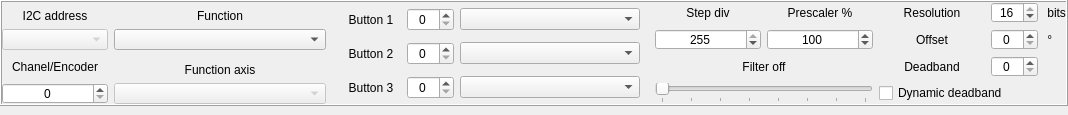
<?xml version="1.0" encoding="UTF-8"?>
<ui version="4.0">
 <class>AxesExtended</class>
 <widget class="QWidget" name="AxesExtended">
  <property name="geometry">
   <rect>
    <x>0</x>
    <y>0</y>
    <width>1068</width>
    <height>115</height>
   </rect>
  </property>
  <property name="minimumSize">
   <size>
    <width>0</width>
    <height>115</height>
   </size>
  </property>
  <property name="maximumSize">
   <size>
    <width>16777215</width>
    <height>115</height>
   </size>
  </property>
  <property name="windowTitle">
   <string>Form</string>
  </property>
  <layout class="QVBoxLayout" name="verticalLayout" stretch="0">
   <property name="spacing">
    <number>6</number>
   </property>
   <property name="leftMargin">
    <number>0</number>
   </property>
   <property name="topMargin">
    <number>0</number>
   </property>
   <property name="rightMargin">
    <number>0</number>
   </property>
   <property name="bottomMargin">
    <number>9</number>
   </property>
   <item>
    <widget class="QFrame" name="frame">
     <property name="frameShape">
      <enum>QFrame::Box</enum>
     </property>
     <property name="frameShadow">
      <enum>QFrame::Raised</enum>
     </property>
     <layout class="QGridLayout" name="layoutG_AxisExtend" columnstretch="1,2,3,1,1,1,0,0" columnminimumwidth="95,0,0,0,0,0,0,0">
      <property name="leftMargin">
       <number>0</number>
      </property>
      <property name="topMargin">
       <number>0</number>
      </property>
      <property name="rightMargin">
       <number>0</number>
      </property>
      <property name="bottomMargin">
       <number>0</number>
      </property>
      <item row="2" column="0">
       <widget class="QLabel" name="text_chanelEncoder">
        <property name="text">
         <string>Chanel/Encoder</string>
        </property>
        <property name="alignment">
         <set>Qt::AlignCenter</set>
        </property>
       </widget>
      </item>
      <item row="1" column="1">
       <widget class="CenteredCBox" name="comboBox_Function"/>
      </item>
      <item row="2" column="1">
       <widget class="QLabel" name="text_axisSource2">
        <property name="sizePolicy">
         <sizepolicy hsizetype="Preferred" vsizetype="Preferred">
          <horstretch>0</horstretch>
          <verstretch>0</verstretch>
         </sizepolicy>
        </property>
        <property name="text">
         <string>Function axis</string>
        </property>
        <property name="alignment">
         <set>Qt::AlignBottom|Qt::AlignHCenter</set>
        </property>
       </widget>
      </item>
      <item row="3" column="1">
       <widget class="CenteredCBox" name="comboBox_AxisSource2">
        <property name="enabled">
         <bool>false</bool>
        </property>
       </widget>
      </item>
      <item row="0" column="4">
       <widget class="QLabel" name="text_prescaler">
        <property name="text">
         <string>Prescaler %</string>
        </property>
        <property name="alignment">
         <set>Qt::AlignCenter</set>
        </property>
       </widget>
      </item>
      <item row="0" column="5">
       <widget class="QLabel" name="text_resolution">
        <property name="text">
         <string>Resolution</string>
        </property>
        <property name="alignment">
         <set>Qt::AlignCenter</set>
        </property>
       </widget>
      </item>
      <item row="1" column="0">
       <widget class="CenteredCBox" name="comboBox_I2cAddress">
        <property name="enabled">
         <bool>false</bool>
        </property>
        <property name="styleSheet">
         <string notr="true"/>
        </property>
        <property name="currentText">
         <string/>
        </property>
       </widget>
      </item>
      <item row="3" column="0">
       <widget class="QSpinBox" name="spinBox_ChanelEncoder">
        <property name="sizePolicy">
         <sizepolicy hsizetype="Minimum" vsizetype="Fixed">
          <horstretch>0</horstretch>
          <verstretch>0</verstretch>
         </sizepolicy>
        </property>
        <property name="alignment">
         <set>Qt::AlignCenter</set>
        </property>
        <property name="correctionMode">
         <enum>QAbstractSpinBox::CorrectToNearestValue</enum>
        </property>
        <property name="maximum">
         <number>15</number>
        </property>
       </widget>
      </item>
      <item row="0" column="2" rowspan="4">
       <widget class="QFrame" name="frame_10">
        <property name="frameShape">
         <enum>QFrame::NoFrame</enum>
        </property>
        <property name="frameShadow">
         <enum>QFrame::Raised</enum>
        </property>
        <layout class="QGridLayout" name="gridLayout" columnstretch="1,0,3">
         <property name="leftMargin">
          <number>9</number>
         </property>
         <property name="topMargin">
          <number>1</number>
         </property>
         <property name="rightMargin">
          <number>9</number>
         </property>
         <property name="bottomMargin">
          <number>0</number>
         </property>
         <item row="1" column="1">
          <widget class="QSpinBox" name="spinBox_Button2">
           <property name="sizePolicy">
            <sizepolicy hsizetype="Fixed" vsizetype="Fixed">
             <horstretch>0</horstretch>
             <verstretch>0</verstretch>
            </sizepolicy>
           </property>
           <property name="alignment">
            <set>Qt::AlignCenter</set>
           </property>
           <property name="correctionMode">
            <enum>QAbstractSpinBox::CorrectToNearestValue</enum>
           </property>
           <property name="maximum">
            <number>128</number>
           </property>
          </widget>
         </item>
         <item row="2" column="0">
          <widget class="QLabel" name="text_button3">
           <property name="text">
            <string>Button 3</string>
           </property>
           <property name="alignment">
            <set>Qt::AlignCenter</set>
           </property>
          </widget>
         </item>
         <item row="1" column="2">
          <widget class="CenteredCBox" name="comboBox_Button2"/>
         </item>
         <item row="0" column="1">
          <widget class="QSpinBox" name="spinBox_Button1">
           <property name="sizePolicy">
            <sizepolicy hsizetype="Fixed" vsizetype="Fixed">
             <horstretch>0</horstretch>
             <verstretch>0</verstretch>
            </sizepolicy>
           </property>
           <property name="alignment">
            <set>Qt::AlignCenter</set>
           </property>
           <property name="correctionMode">
            <enum>QAbstractSpinBox::CorrectToNearestValue</enum>
           </property>
           <property name="maximum">
            <number>128</number>
           </property>
          </widget>
         </item>
         <item row="1" column="0">
          <widget class="QLabel" name="text_button2">
           <property name="text">
            <string>Button 2</string>
           </property>
           <property name="alignment">
            <set>Qt::AlignCenter</set>
           </property>
          </widget>
         </item>
         <item row="2" column="2">
          <widget class="CenteredCBox" name="comboBox_Button3"/>
         </item>
         <item row="0" column="0">
          <widget class="QLabel" name="text_button1">
           <property name="text">
            <string>Button 1</string>
           </property>
           <property name="alignment">
            <set>Qt::AlignCenter</set>
           </property>
          </widget>
         </item>
         <item row="2" column="1">
          <widget class="QSpinBox" name="spinBox_Button3">
           <property name="sizePolicy">
            <sizepolicy hsizetype="Fixed" vsizetype="Fixed">
             <horstretch>0</horstretch>
             <verstretch>0</verstretch>
            </sizepolicy>
           </property>
           <property name="alignment">
            <set>Qt::AlignCenter</set>
           </property>
           <property name="correctionMode">
            <enum>QAbstractSpinBox::CorrectToNearestValue</enum>
           </property>
           <property name="maximum">
            <number>128</number>
           </property>
          </widget>
         </item>
         <item row="0" column="2">
          <widget class="CenteredCBox" name="comboBox_Button1">
           <property name="currentIndex">
            <number>-1</number>
           </property>
          </widget>
         </item>
        </layout>
       </widget>
      </item>
      <item row="1" column="4">
       <widget class="QSpinBox" name="spinBox_Prescaler">
        <property name="sizePolicy">
         <sizepolicy hsizetype="Minimum" vsizetype="Fixed">
          <horstretch>0</horstretch>
          <verstretch>0</verstretch>
         </sizepolicy>
        </property>
        <property name="alignment">
         <set>Qt::AlignCenter</set>
        </property>
        <property name="correctionMode">
         <enum>QAbstractSpinBox::CorrectToNearestValue</enum>
        </property>
        <property name="maximum">
         <number>255</number>
        </property>
        <property name="value">
         <number>100</number>
        </property>
       </widget>
      </item>
      <item row="2" column="3" colspan="2">
       <widget class="QLabel" name="label_Filter">
        <property name="minimumSize">
         <size>
          <width>35</width>
          <height>0</height>
         </size>
        </property>
        <property name="text">
         <string>Filter off</string>
        </property>
        <property name="alignment">
         <set>Qt::AlignCenter</set>
        </property>
       </widget>
      </item>
      <item row="0" column="1">
       <widget class="QLabel" name="text_function">
        <property name="sizePolicy">
         <sizepolicy hsizetype="Preferred" vsizetype="Preferred">
          <horstretch>0</horstretch>
          <verstretch>0</verstretch>
         </sizepolicy>
        </property>
        <property name="text">
         <string>Function</string>
        </property>
        <property name="alignment">
         <set>Qt::AlignBottom|Qt::AlignHCenter</set>
        </property>
       </widget>
      </item>
      <item row="0" column="3">
       <widget class="QLabel" name="text_stepDiv">
        <property name="text">
         <string>Step div</string>
        </property>
        <property name="alignment">
         <set>Qt::AlignCenter</set>
        </property>
       </widget>
      </item>
      <item row="1" column="3">
       <widget class="QSpinBox" name="spinBox_StepDiv">
        <property name="sizePolicy">
         <sizepolicy hsizetype="Minimum" vsizetype="Fixed">
          <horstretch>0</horstretch>
          <verstretch>0</verstretch>
         </sizepolicy>
        </property>
        <property name="alignment">
         <set>Qt::AlignCenter</set>
        </property>
        <property name="correctionMode">
         <enum>QAbstractSpinBox::CorrectToNearestValue</enum>
        </property>
        <property name="maximum">
         <number>255</number>
        </property>
        <property name="value">
         <number>255</number>
        </property>
       </widget>
      </item>
      <item row="0" column="0">
       <widget class="QLabel" name="text_i2cAddress">
        <property name="sizePolicy">
         <sizepolicy hsizetype="Preferred" vsizetype="Preferred">
          <horstretch>0</horstretch>
          <verstretch>0</verstretch>
         </sizepolicy>
        </property>
        <property name="text">
         <string>I2C address</string>
        </property>
        <property name="alignment">
         <set>Qt::AlignBottom|Qt::AlignHCenter</set>
        </property>
       </widget>
      </item>
      <item row="0" column="6">
       <widget class="QSpinBox" name="spinBox_Resolution">
        <property name="alignment">
         <set>Qt::AlignCenter</set>
        </property>
        <property name="correctionMode">
         <enum>QAbstractSpinBox::CorrectToNearestValue</enum>
        </property>
        <property name="minimum">
         <number>1</number>
        </property>
        <property name="maximum">
         <number>16</number>
        </property>
        <property name="value">
         <number>16</number>
        </property>
       </widget>
      </item>
      <item row="0" column="7">
       <widget class="QLabel" name="text_bits">
        <property name="text">
         <string> bits</string>
        </property>
       </widget>
      </item>
      <item row="1" column="5">
       <widget class="QLabel" name="text_offset">
        <property name="text">
         <string>Offset</string>
        </property>
        <property name="alignment">
         <set>Qt::AlignCenter</set>
        </property>
       </widget>
      </item>
      <item row="1" column="6">
       <widget class="QSpinBox" name="spinBox_Offset">
        <property name="alignment">
         <set>Qt::AlignCenter</set>
        </property>
        <property name="correctionMode">
         <enum>QAbstractSpinBox::CorrectToNearestValue</enum>
        </property>
        <property name="maximum">
         <number>360</number>
        </property>
        <property name="singleStep">
         <number>15</number>
        </property>
       </widget>
      </item>
      <item row="1" column="7">
       <widget class="QLabel" name="text_angle">
        <property name="text">
         <string notr="true"> °</string>
        </property>
       </widget>
      </item>
      <item row="3" column="3" colspan="2">
       <widget class="QSlider" name="sliderH_Filter">
        <property name="maximum">
         <number>7</number>
        </property>
        <property name="pageStep">
         <number>1</number>
        </property>
        <property name="orientation">
         <enum>Qt::Horizontal</enum>
        </property>
        <property name="tickPosition">
         <enum>QSlider::TicksBelow</enum>
        </property>
       </widget>
      </item>
      <item row="2" column="6">
       <widget class="QSpinBox" name="spinBox_Deadband">
        <property name="alignment">
         <set>Qt::AlignCenter</set>
        </property>
        <property name="correctionMode">
         <enum>QAbstractSpinBox::CorrectToNearestValue</enum>
        </property>
        <property name="maximum">
         <number>127</number>
        </property>
       </widget>
      </item>
      <item row="2" column="5">
       <widget class="QLabel" name="text_deadband">
        <property name="text">
         <string>Deadband</string>
        </property>
        <property name="alignment">
         <set>Qt::AlignCenter</set>
        </property>
       </widget>
      </item>
      <item row="3" column="5" colspan="3">
       <widget class="QCheckBox" name="checkBox_DynDeadband">
        <property name="text">
         <string>Dynamic deadband</string>
        </property>
       </widget>
      </item>
     </layout>
    </widget>
   </item>
  </layout>
 </widget>
 <customwidgets>
  <customwidget>
   <class>CenteredCBox</class>
   <extends>QComboBox</extends>
   <header>centered_cbox.h</header>
  </customwidget>
 </customwidgets>
 <resources/>
 <connections/>
</ui>
